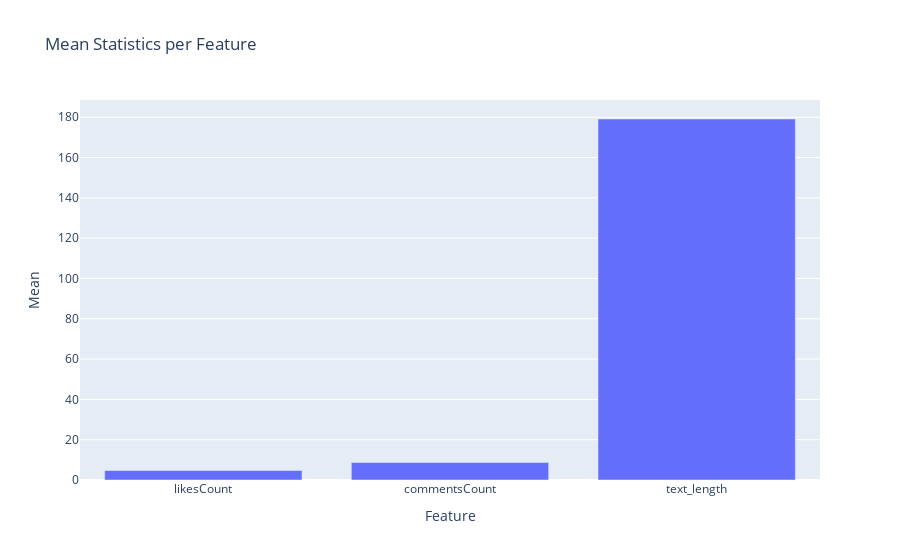

This figure's notebook cell:
### Markdown cell above
# Mean statistics per column

### Code cell
stats_to_plot = stats['mean'].reset_index()
stats_to_plot.columns = ['Feature', 'Mean']

fig = px.bar(stats_to_plot, x='Feature', y='Mean', title='Mean Statistics per Feature')
fig.show()

### Figure 1 — Plotly figure (JSON) as saved in the notebook; plotly's stock layout.template omitted (floating-point values rounded to 4 significant figures)
{"data": [{"alignmentgroup": "True", "hovertemplate": "Feature=%{x}<br>Mean=%{y}<extra></extra>", "legendgroup": "", "marker": {"color": "#636efa", "pattern": {"shape": ""}}, "name": "", "offsetgroup": "", "orientation": "v", "showlegend": false, "textposition": "auto", "type": "bar", "x": ["likesCount", "commentsCount", "text_length"], "xaxis": "x", "y": [4.72, 8.697, 179.1], "yaxis": "y"}], "layout": {"autosize": true, "barmode": "relative", "legend": {"tracegroupgap": 0}, "title": {"text": "Mean Statistics per Feature"}, "xaxis": {"anchor": "y", "autorange": true, "domain": [0, 1], "range": [-0.5, 2.5], "title": {"text": "Feature"}, "type": "category"}, "yaxis": {"anchor": "x", "autorange": true, "domain": [0, 1], "range": [0, 188.6], "title": {"text": "Mean"}, "type": "linear"}}}
